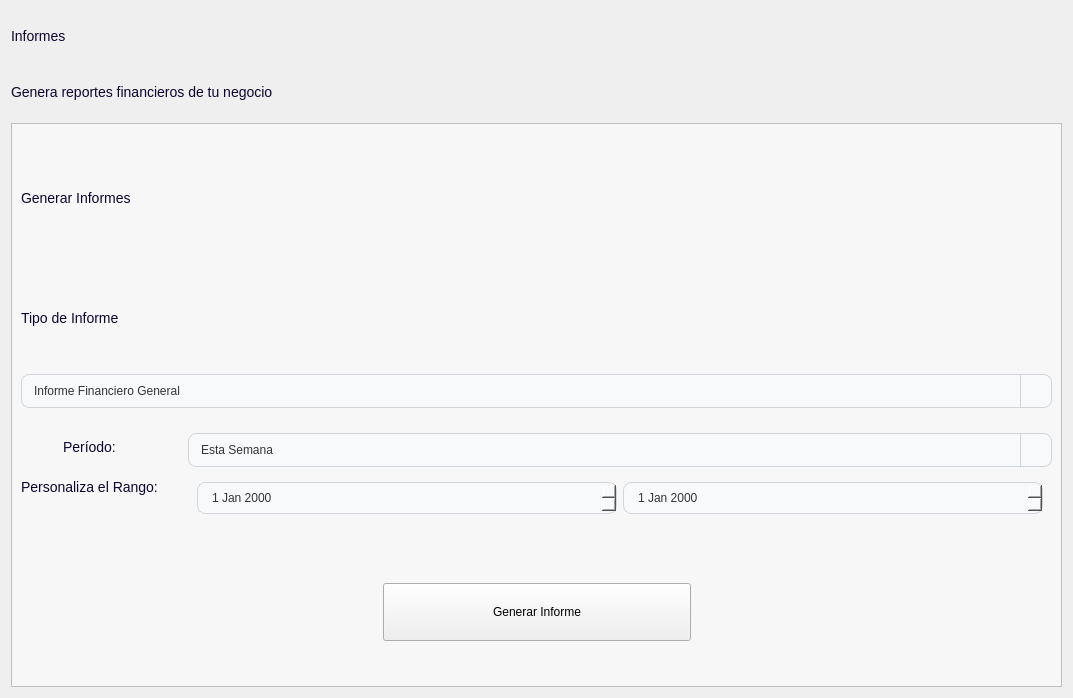
<?xml version="1.0" encoding="UTF-8"?>
<ui version="4.0">
 <class>Analisis</class>
 <widget class="QWidget" name="Analisis">
  <property name="geometry">
   <rect>
    <x>0</x>
    <y>0</y>
    <width>1073</width>
    <height>698</height>
   </rect>
  </property>
  <property name="windowTitle">
   <string>Form</string>
  </property>
  <property name="styleSheet">
   <string notr="true">QFrame[carta=&quot;Dashboard&quot;] {
    background-color: #FFFFFF;
    border: 1px solid #E4E0EA;
    border-radius: 12px;
}
#CargarDatos{
background-color:#f7f7f7;
}
QFrame{
background-color:#f7f7f7;
}

/*
-----------------------------------------------------------------------------------------------------
Textos
-----------------------------------------------------------------------------------------------------*/
QLabel{
background-color: transparent;
font-size: 14px;
color: #0E042F;
}
QLabel[texto=&quot;InputTexto&quot;]{
font-size: 16px;
font-weight: bold;
}
QLabel[texto=&quot;TituloPrincipal&quot;]{
font-size:20px;
font-weight:bold;
}
QLabel[texto=&quot;Valor&quot;]{
font-size:20px;
}
QLabel[texto=&quot;TituloSecundario&quot;]{
font-size:18px;
font-weight:bold;
}
QLabel[texto=&quot;Positivo&quot;]{
color: #15803D;
}
QLabel[texto=&quot;Negativo&quot;]{
color: #B91C1C;
}
QLabel[texto=&quot;Descripcion&quot;]{
font-size:16px;
color: #46315c;
}
QLabel[texto=&quot;Destacado&quot;]{
font-size:16px;
color: #0E042F;
font-weight: bold;
}


/*Botones*/
/* --- BOTÓN PRIMARIO --- */

QPushButton[boton=&quot;Primario&quot;] {
    border-radius: 10px;
    background-color: #5D38BB;
    font-weight: bold;
    color: #F7F7F7;
    font-size: 12pt;
    min-height: 40px;
    padding-left: 20px;
    padding-right: 20px;
	width: 200px;
}

QPushButton[boton=&quot;Primario&quot;]:hover {
    background-color: #744BCC;
}

QPushButton[boton=&quot;Primario&quot;]:pressed {
    background-color: #472A8F;
}

/* --- BOTÓN SECUNDARIO --- */

QPushButton[boton=&quot;Secundario&quot;] {
    border-radius: 10px;
    background-color: rgba(161, 147, 204, 0.7);
    font-weight: bold;
    color: #5D38BB;
    font-size: 18px;
    min-height: 40px;
	width: 250px;
}

QPushButton[boton=&quot;Secundario&quot;]:hover {
    background-color: rgba(161, 147, 204, 0.9);
}

QPushButton[boton=&quot;Secundario&quot;]:pressed {
    background-color: rgba(131, 117, 174, 0.9);
}

</string>
  </property>
  <layout class="QVBoxLayout" name="verticalLayout">
   <item>
    <widget class="QLabel" name="lblTitulo">
     <property name="maximumSize">
      <size>
       <width>16777215</width>
       <height>50</height>
      </size>
     </property>
     <property name="text">
      <string>Informes</string>
     </property>
     <property name="texto" stdset="0">
      <string>TituloPrincipal</string>
     </property>
    </widget>
   </item>
   <item>
    <widget class="QLabel" name="lblDescripcion">
     <property name="maximumSize">
      <size>
       <width>16777215</width>
       <height>50</height>
      </size>
     </property>
     <property name="text">
      <string>Genera reportes financieros de tu negocio</string>
     </property>
     <property name="texto" stdset="0">
      <string>Descripcion</string>
     </property>
    </widget>
   </item>
   <item>
    <widget class="QFrame" name="frame_7">
     <property name="styleSheet">
      <string notr="true">/* --- ESTADO BASE --- */
QLineEdit, QDateEdit, QPlainTextEdit, QComboBox {
    background-color: #F8F9FA; 
    border: 1px solid #D1D5DB; 
    border-radius: 8px;     
    padding: 8px 12px;         
    color: #333333;          
}

/* --- CUANDO EL MOUSE ESTÁ ENCIMA (HOVER) --- */
QLineEdit:hover, QDateEdit:hover, QPlainTextEdit:hover, QComboBox:hover {
    border: 1px solid #9CA3AF;
    background-color: #F3F4F6;
}

/* --- CUANDO TIENE EL FOCO / SE ESTÁ ESCRIBIENDO (FOCUS) --- */
QLineEdit:focus, QDateEdit:focus, QPlainTextEdit:focus, QComboBox:focus {
    border: 2px solid #744bcc;
    background-color: #FFFFFF;
}

/* --- CUANDO EL CAMPO ESTÁ DESHABILITADO (DISABLED) --- */
QLineEdit:disabled, QDateEdit:disabled, QPlainTextEdit:disabled, QComboBox:disabled {
    background-color: #E5E7EB;
    color: #9CA3AF;
    border: 1px solid #D1D5DB;
}

/* --- ESTILO ESPECÍFICO PARA EL BOTÓN DE FLECHA EN QDATEEDIT --- */
QDateEdit::drop-down {
    subcontrol-origin: padding;
    subcontrol-position: top right;
    width: 20px;
    border-left-width: 1px;
    border-left-color: #D1D5DB;
    border-left-style: solid;
    border-top-right-radius: 8px;
    border-bottom-right-radius: 8px;
}

/* Estilo base para el QCheckBox y su texto */
QCheckBox {
    spacing: 8px;                 /* Espacio entre el cuadro y el texto */
    font-family: &quot;Segoe UI&quot;, sans-serif; /* Mismo estilo de fuente limpio */
    font-size: 14px;
    color: #252525;               /* Tu color de texto oscuro */
}

/* Estado al pasar el mouse por encima de la etiqueta */
QCheckBox:hover {
    color: #4A148C;               /* El texto se torna ligeramente morado al pasar el mouse */
}

/* Estado cuando el checkbox está deshabilitado */
QCheckBox:disabled {
    color: #aaaaaa;
}

/* Estilo del cuadro (indicador) */
QCheckBox::indicator {
    width: 18px;
    height: 18px;
    border: 2px solid #D1D1D6;    /* Gris suave que combina con tus inputs */
    border-radius: 5px;           /* Esquinas sutilmente redondeadas */
    background-color: #ffffff;
}

/* Cuadro cuando se pasa el mouse por encima (Hover) */
QCheckBox::indicator:hover {
    border-color: #5E2BFF;        /* Borde morado intermedio al posicionarse encima */
    background-color: #F9F6FF;    /* Destello de fondo morado muy claro */
}
/* Cuadro cuando está marcado (Checked) utilizando el archivo QRC */
QCheckBox::indicator:checked {
    border-color: #5E2BFF;        /* Borde con tu morado principal */
    background-color: #5E2BFF;    /* Fondo con tu morado principal */
    image: url(:/icons/checkIcon.svg); /* Ruta absoluta del recurso QRC */
}

/* Cuadro marcado cuando se pasa el mouse por encima */
QCheckBox::indicator:checked:hover {
    border-color: #4A148C;        
    background-color: #4A148C;
    image: url(:/icons/checkIcon.svg); /* Mantenemos el icono en el hover */
}



/* Cuadro marcado cuando se pasa el mouse por encima */
QCheckBox::indicator:checked:hover {
    border-color: #4A148C;        /* Un morado más oscuro al hacer hover sobre el check activo */
    background-color: #4A148C;
}
/* Cuadro cuando está marcado (Checked) */
QCheckBox::indicator:checked {
    border-color: #5E2BFF;        /* Borde con tu morado principal */
    background-color: #5E2BFF;    /* Fondo con tu morado principal */
}

/* --- ESTILO DEL QCOMBOBOX --- */
QComboBox {
    background-color: #F8F9FA;
    border: 1px solid #D1D5DB;
    border-radius: 8px;
    padding: 8px 12px;
    padding-right: 30px;
    color: #333333;
}

QComboBox:hover {
    border: 1px solid #9CA3AF;
    background-color: #F3F4F6;
}

QComboBox:focus {
    border: 2px solid #744bcc;
    background-color: #FFFFFF;
}

QComboBox:disabled {
    background-color: #E5E7EB;
    color: #9CA3AF;
    border: 1px solid #D1D5DB;
}

/* --- BOTÓN DE DESPLEGAR --- */
QComboBox::drop-down {
    subcontrol-origin: padding;
    subcontrol-position: top right;
    width: 30px;
    border-left: 1px solid #D1D5DB;
    border-top-right-radius: 8px;
    border-bottom-right-radius: 8px;
}

/* --- FLECHA --- */
QComboBox::down-arrow {
    image: url(:/icons/chevron.svg);
    width: 12px;
    height: 12px;
}
/* --- LISTA DESPLEGABLE DEL QCOMBOBOX --- */
QComboBox QAbstractItemView {
    background-color: #FFFFFF;
    border: 1px solid #D1D5DB;
    border-radius: 8px;
    padding: 4px;
    color: #333333;
    selection-background-color: #744bcc;
    selection-color: #FFFFFF;
}

/* --- HOVER DE LOS ELEMENTOS DEL QCOMBOBOX --- */
QComboBox QAbstractItemView::item:hover {
    background-color: #F3F4F6;
    color: #333333;
}
/*
-----------------------------------------------------------------------------------------------------
Botones
-----------------------------------------------------------------------------------------------------*/
QPushButton{
width:300px;
height:50px;
}
/* --- BOTÓN PRIMARIO --- */
QPushButton[boton=&quot;Primario&quot;] {
    border-radius: 10px;
    background-color: #5D38BB;
    font-weight: bold;
    color: #f7f7f7;
    font-size: 12pt;
}

QPushButton[boton=&quot;Primario&quot;]:hover {
    background-color: #744bcc;
}

QPushButton[boton=&quot;Primario&quot;]:pressed {
    background-color: #472a8f;
}


/* --- BOTÓN SECUNDARIO --- */
QPushButton[boton=&quot;Secundario&quot;] {
    border-radius: 10px;
    background-color: rgba(161, 147, 204, 0.7);
    font-weight: bold;
    color: #5D38BB;
    font-size: 18px;
}

QPushButton[boton=&quot;Secundario&quot;]:hover {
    background-color: rgba(161, 147, 204, 0.9); 
}

QPushButton[boton=&quot;Secundario&quot;]:pressed {
    background-color: rgba(131, 117, 174, 0.9);
}
/* --- BOTÓN TEXTO --- */

QPushButton[boton=&quot;BotonTexto&quot;] {
    border: none;
    background: transparent;
    padding: 0px;
    margin: 0px;
    color: #0E042F;
    font-weight: bold;
    font-size: 16px;
}

QPushButton[boton=&quot;BotonTexto&quot;]:hover {
    color: #6C6686;
    background: transparent;
}

QPushButton[boton=&quot;BotonTexto&quot;]:pressed,
QPushButton[boton=&quot;BotonTexto&quot;]:focus {
    border: none;
    background: transparent;
    outline: none;
}

</string>
     </property>
     <property name="frameShape">
      <enum>QFrame::StyledPanel</enum>
     </property>
     <property name="frameShadow">
      <enum>QFrame::Raised</enum>
     </property>
     <property name="carta" stdset="0">
      <string>Dashboard</string>
     </property>
     <layout class="QVBoxLayout" name="verticalLayout_14">
      <item>
       <widget class="QLabel" name="label_9">
        <property name="maximumSize">
         <size>
          <width>16777215</width>
          <height>150</height>
         </size>
        </property>
        <property name="text">
         <string>Generar Informes</string>
        </property>
        <property name="texto" stdset="0">
         <string>TituloSecundario</string>
        </property>
       </widget>
      </item>
      <item>
       <widget class="QLabel" name="label">
        <property name="maximumSize">
         <size>
          <width>16777215</width>
          <height>100</height>
         </size>
        </property>
        <property name="text">
         <string>Tipo de Informe</string>
        </property>
        <property name="texto" stdset="0">
         <string>Destacado</string>
        </property>
       </widget>
      </item>
      <item>
       <widget class="QComboBox" name="comboBox">
        <item>
         <property name="text">
          <string>Informe Financiero General</string>
         </property>
        </item>
        <item>
         <property name="text">
          <string>Informe de Ingresos</string>
         </property>
        </item>
        <item>
         <property name="text">
          <string>Informe de Gastos</string>
         </property>
        </item>
        <item>
         <property name="text">
          <string>Informe de Ventas</string>
         </property>
        </item>
       </widget>
      </item>
      <item>
       <layout class="QFormLayout" name="formLayout_2">
        <property name="sizeConstraint">
         <enum>QLayout::SetDefaultConstraint</enum>
        </property>
        <property name="labelAlignment">
         <set>Qt::AlignCenter</set>
        </property>
        <property name="formAlignment">
         <set>Qt::AlignCenter</set>
        </property>
        <property name="horizontalSpacing">
         <number>30</number>
        </property>
        <item row="0" column="0">
         <widget class="QLabel" name="label_6">
          <property name="text">
           <string>Período:</string>
          </property>
          <property name="texto" stdset="0">
           <string>Destacado</string>
          </property>
         </widget>
        </item>
        <item row="0" column="1">
         <widget class="QComboBox" name="periodo">
          <item>
           <property name="text">
            <string>Esta Semana</string>
           </property>
          </item>
          <item>
           <property name="text">
            <string>Este Mes</string>
           </property>
          </item>
          <item>
           <property name="text">
            <string>Los Últimos 3 Meses</string>
           </property>
          </item>
          <item>
           <property name="text">
            <string>Último Año</string>
           </property>
          </item>
          <item>
           <property name="text">
            <string>Personalizado</string>
           </property>
          </item>
         </widget>
        </item>
        <item row="1" column="0">
         <widget class="QLabel" name="lblPersonalizarV">
          <property name="text">
           <string>Personaliza el Rango:</string>
          </property>
          <property name="texto" stdset="0">
           <string>Destacado</string>
          </property>
         </widget>
        </item>
        <item row="1" column="1">
         <widget class="QWidget" name="contenedorFechasV" native="true">
          <property name="maximumSize">
           <size>
            <width>16777215</width>
            <height>50</height>
           </size>
          </property>
          <layout class="QHBoxLayout" name="horizontalLayout_3">
           <item>
            <widget class="QDateEdit" name="rangoInicio"/>
           </item>
           <item>
            <widget class="QDateEdit" name="rangoFinal"/>
           </item>
          </layout>
         </widget>
        </item>
       </layout>
      </item>
      <item>
       <widget class="QWidget" name="widget_2" native="true">
        <layout class="QHBoxLayout" name="horizontalLayout_2">
         <item>
          <spacer name="horizontalSpacer">
           <property name="orientation">
            <enum>Qt::Horizontal</enum>
           </property>
           <property name="sizeHint" stdset="0">
            <size>
             <width>40</width>
             <height>20</height>
            </size>
           </property>
          </spacer>
         </item>
         <item>
          <widget class="QPushButton" name="pushButton">
           <property name="text">
            <string>Generar Informe</string>
           </property>
           <property name="boton" stdset="0">
            <string>Primario</string>
           </property>
          </widget>
         </item>
         <item>
          <spacer name="horizontalSpacer_2">
           <property name="orientation">
            <enum>Qt::Horizontal</enum>
           </property>
           <property name="sizeHint" stdset="0">
            <size>
             <width>40</width>
             <height>20</height>
            </size>
           </property>
          </spacer>
         </item>
        </layout>
       </widget>
      </item>
     </layout>
    </widget>
   </item>
  </layout>
 </widget>
 <resources>
  <include location="../../../resources/resources.qrc"/>
  <include location="../../../resources/resources.qrc"/>
 </resources>
 <connections/>
</ui>
